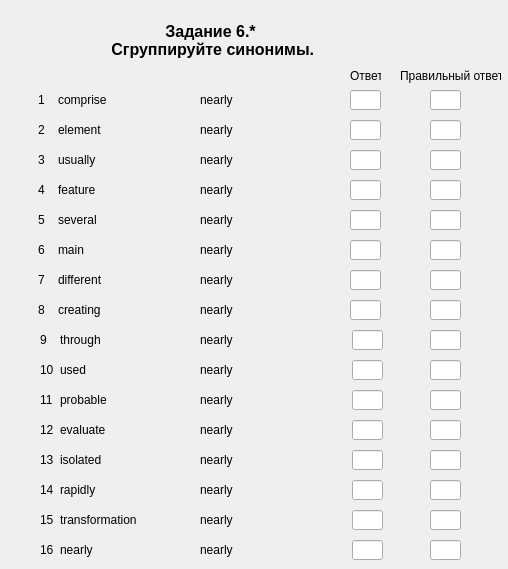
<?xml version="1.0" encoding="UTF-8"?>
<ui version="4.0">
 <class>Zadanie6_part1_var1</class>
 <widget class="QWidget" name="Zadanie6_part1_var1">
  <property name="geometry">
   <rect>
    <x>0</x>
    <y>0</y>
    <width>508</width>
    <height>569</height>
   </rect>
  </property>
  <property name="windowTitle">
   <string>Form</string>
  </property>
  <widget class="QLabel" name="label_title">
   <property name="geometry">
    <rect>
     <x>20</x>
     <y>20</y>
     <width>381</width>
     <height>41</height>
    </rect>
   </property>
   <property name="font">
    <font>
     <pointsize>12</pointsize>
     <weight>75</weight>
     <bold>true</bold>
     <strikeout>false</strikeout>
    </font>
   </property>
   <property name="cursor">
    <cursorShape>ArrowCursor</cursorShape>
   </property>
   <property name="text">
    <string>Задание 6.*
 Сгруппируйте синонимы.</string>
   </property>
   <property name="textFormat">
    <enum>Qt::AutoText</enum>
   </property>
   <property name="alignment">
    <set>Qt::AlignCenter</set>
   </property>
  </widget>
  <widget class="QLineEdit" name="lineEdit_answer_12">
   <property name="geometry">
    <rect>
     <x>352</x>
     <y>420</y>
     <width>31</width>
     <height>20</height>
    </rect>
   </property>
  </widget>
  <widget class="QLabel" name="label_number_11">
   <property name="geometry">
    <rect>
     <x>40</x>
     <y>390</y>
     <width>16</width>
     <height>20</height>
    </rect>
   </property>
   <property name="text">
    <string>11</string>
   </property>
  </widget>
  <widget class="QLabel" name="label_word_5">
   <property name="geometry">
    <rect>
     <x>58</x>
     <y>210</y>
     <width>81</width>
     <height>20</height>
    </rect>
   </property>
   <property name="text">
    <string>several</string>
   </property>
  </widget>
  <widget class="QLineEdit" name="lineEdit_answer_10">
   <property name="geometry">
    <rect>
     <x>352</x>
     <y>360</y>
     <width>31</width>
     <height>20</height>
    </rect>
   </property>
  </widget>
  <widget class="QLabel" name="label_number_8">
   <property name="geometry">
    <rect>
     <x>38</x>
     <y>300</y>
     <width>16</width>
     <height>20</height>
    </rect>
   </property>
   <property name="text">
    <string>8</string>
   </property>
  </widget>
  <widget class="QLineEdit" name="lineEdit_answer_3">
   <property name="geometry">
    <rect>
     <x>350</x>
     <y>150</y>
     <width>31</width>
     <height>20</height>
    </rect>
   </property>
  </widget>
  <widget class="QLabel" name="label_number_15">
   <property name="geometry">
    <rect>
     <x>40</x>
     <y>510</y>
     <width>16</width>
     <height>20</height>
    </rect>
   </property>
   <property name="text">
    <string>15</string>
   </property>
  </widget>
  <widget class="QLineEdit" name="lineEdit_answer_11">
   <property name="geometry">
    <rect>
     <x>352</x>
     <y>390</y>
     <width>31</width>
     <height>20</height>
    </rect>
   </property>
  </widget>
  <widget class="QLabel" name="label_number_10">
   <property name="geometry">
    <rect>
     <x>40</x>
     <y>360</y>
     <width>16</width>
     <height>20</height>
    </rect>
   </property>
   <property name="text">
    <string>10</string>
   </property>
  </widget>
  <widget class="QLabel" name="label_word_9">
   <property name="geometry">
    <rect>
     <x>60</x>
     <y>330</y>
     <width>81</width>
     <height>20</height>
    </rect>
   </property>
   <property name="text">
    <string>through</string>
   </property>
  </widget>
  <widget class="QLabel" name="label_number_1">
   <property name="geometry">
    <rect>
     <x>38</x>
     <y>90</y>
     <width>16</width>
     <height>20</height>
    </rect>
   </property>
   <property name="text">
    <string>1</string>
   </property>
  </widget>
  <widget class="QLineEdit" name="lineEdit_answer_6">
   <property name="geometry">
    <rect>
     <x>350</x>
     <y>240</y>
     <width>31</width>
     <height>20</height>
    </rect>
   </property>
  </widget>
  <widget class="QLabel" name="label_number_12">
   <property name="geometry">
    <rect>
     <x>40</x>
     <y>420</y>
     <width>16</width>
     <height>20</height>
    </rect>
   </property>
   <property name="text">
    <string>12</string>
   </property>
  </widget>
  <widget class="QLabel" name="label_word_14">
   <property name="geometry">
    <rect>
     <x>60</x>
     <y>480</y>
     <width>81</width>
     <height>20</height>
    </rect>
   </property>
   <property name="text">
    <string>rapidly</string>
   </property>
  </widget>
  <widget class="QLineEdit" name="lineEdit_answer_8">
   <property name="geometry">
    <rect>
     <x>350</x>
     <y>300</y>
     <width>31</width>
     <height>20</height>
    </rect>
   </property>
  </widget>
  <widget class="QLabel" name="label_number_14">
   <property name="geometry">
    <rect>
     <x>40</x>
     <y>480</y>
     <width>16</width>
     <height>20</height>
    </rect>
   </property>
   <property name="text">
    <string>14</string>
   </property>
  </widget>
  <widget class="QLabel" name="label_number_4">
   <property name="geometry">
    <rect>
     <x>38</x>
     <y>180</y>
     <width>16</width>
     <height>20</height>
    </rect>
   </property>
   <property name="text">
    <string>4</string>
   </property>
  </widget>
  <widget class="QLabel" name="label_word_3">
   <property name="geometry">
    <rect>
     <x>58</x>
     <y>150</y>
     <width>81</width>
     <height>20</height>
    </rect>
   </property>
   <property name="text">
    <string>usually</string>
   </property>
  </widget>
  <widget class="QLabel" name="label_word_4">
   <property name="geometry">
    <rect>
     <x>58</x>
     <y>180</y>
     <width>81</width>
     <height>20</height>
    </rect>
   </property>
   <property name="text">
    <string>feature</string>
   </property>
  </widget>
  <widget class="QLabel" name="label_word_13">
   <property name="geometry">
    <rect>
     <x>60</x>
     <y>450</y>
     <width>81</width>
     <height>20</height>
    </rect>
   </property>
   <property name="text">
    <string>isolated</string>
   </property>
  </widget>
  <widget class="QLineEdit" name="lineEdit_answer_9">
   <property name="geometry">
    <rect>
     <x>352</x>
     <y>330</y>
     <width>31</width>
     <height>20</height>
    </rect>
   </property>
  </widget>
  <widget class="QLabel" name="label_word_1">
   <property name="geometry">
    <rect>
     <x>58</x>
     <y>90</y>
     <width>81</width>
     <height>20</height>
    </rect>
   </property>
   <property name="text">
    <string>comprise</string>
   </property>
  </widget>
  <widget class="QLabel" name="label_number_9">
   <property name="geometry">
    <rect>
     <x>40</x>
     <y>330</y>
     <width>16</width>
     <height>20</height>
    </rect>
   </property>
   <property name="text">
    <string>9</string>
   </property>
  </widget>
  <widget class="QLabel" name="label_word_8">
   <property name="geometry">
    <rect>
     <x>58</x>
     <y>300</y>
     <width>81</width>
     <height>20</height>
    </rect>
   </property>
   <property name="text">
    <string>creating</string>
   </property>
  </widget>
  <widget class="QLabel" name="label_word_7">
   <property name="geometry">
    <rect>
     <x>58</x>
     <y>270</y>
     <width>81</width>
     <height>20</height>
    </rect>
   </property>
   <property name="text">
    <string>different</string>
   </property>
  </widget>
  <widget class="QLabel" name="label_word_10">
   <property name="geometry">
    <rect>
     <x>60</x>
     <y>360</y>
     <width>81</width>
     <height>20</height>
    </rect>
   </property>
   <property name="text">
    <string>used</string>
   </property>
  </widget>
  <widget class="QLabel" name="label_word_2">
   <property name="geometry">
    <rect>
     <x>58</x>
     <y>120</y>
     <width>81</width>
     <height>20</height>
    </rect>
   </property>
   <property name="text">
    <string>element</string>
   </property>
  </widget>
  <widget class="QLineEdit" name="lineEdit_answer_4">
   <property name="geometry">
    <rect>
     <x>350</x>
     <y>180</y>
     <width>31</width>
     <height>20</height>
    </rect>
   </property>
  </widget>
  <widget class="QLineEdit" name="lineEdit_answer_14">
   <property name="geometry">
    <rect>
     <x>352</x>
     <y>480</y>
     <width>31</width>
     <height>20</height>
    </rect>
   </property>
  </widget>
  <widget class="QLineEdit" name="lineEdit_answer_2">
   <property name="geometry">
    <rect>
     <x>350</x>
     <y>120</y>
     <width>31</width>
     <height>20</height>
    </rect>
   </property>
  </widget>
  <widget class="QLabel" name="label_word_15">
   <property name="geometry">
    <rect>
     <x>60</x>
     <y>510</y>
     <width>81</width>
     <height>20</height>
    </rect>
   </property>
   <property name="text">
    <string>transformation</string>
   </property>
  </widget>
  <widget class="QLabel" name="label_number_6">
   <property name="geometry">
    <rect>
     <x>38</x>
     <y>240</y>
     <width>16</width>
     <height>20</height>
    </rect>
   </property>
   <property name="text">
    <string>6</string>
   </property>
  </widget>
  <widget class="QLineEdit" name="lineEdit_answer_7">
   <property name="geometry">
    <rect>
     <x>350</x>
     <y>270</y>
     <width>31</width>
     <height>20</height>
    </rect>
   </property>
  </widget>
  <widget class="QLabel" name="label_number_7">
   <property name="geometry">
    <rect>
     <x>38</x>
     <y>270</y>
     <width>16</width>
     <height>20</height>
    </rect>
   </property>
   <property name="text">
    <string>7</string>
   </property>
  </widget>
  <widget class="QLabel" name="label_word_12">
   <property name="geometry">
    <rect>
     <x>60</x>
     <y>420</y>
     <width>81</width>
     <height>20</height>
    </rect>
   </property>
   <property name="text">
    <string>evaluate</string>
   </property>
  </widget>
  <widget class="QLabel" name="label_number_13">
   <property name="geometry">
    <rect>
     <x>40</x>
     <y>450</y>
     <width>16</width>
     <height>20</height>
    </rect>
   </property>
   <property name="text">
    <string>13</string>
   </property>
  </widget>
  <widget class="QLineEdit" name="lineEdit_answer_1">
   <property name="geometry">
    <rect>
     <x>350</x>
     <y>90</y>
     <width>31</width>
     <height>20</height>
    </rect>
   </property>
   <property name="text">
    <string/>
   </property>
  </widget>
  <widget class="QLineEdit" name="lineEdit_answer_13">
   <property name="geometry">
    <rect>
     <x>352</x>
     <y>450</y>
     <width>31</width>
     <height>20</height>
    </rect>
   </property>
  </widget>
  <widget class="QLineEdit" name="lineEdit_answer_15">
   <property name="geometry">
    <rect>
     <x>352</x>
     <y>510</y>
     <width>31</width>
     <height>20</height>
    </rect>
   </property>
  </widget>
  <widget class="QLabel" name="label_number_2">
   <property name="geometry">
    <rect>
     <x>38</x>
     <y>120</y>
     <width>16</width>
     <height>20</height>
    </rect>
   </property>
   <property name="text">
    <string>2</string>
   </property>
  </widget>
  <widget class="QLabel" name="label_number_5">
   <property name="geometry">
    <rect>
     <x>38</x>
     <y>210</y>
     <width>16</width>
     <height>20</height>
    </rect>
   </property>
   <property name="text">
    <string>5</string>
   </property>
  </widget>
  <widget class="QLabel" name="label_number_3">
   <property name="geometry">
    <rect>
     <x>38</x>
     <y>150</y>
     <width>16</width>
     <height>20</height>
    </rect>
   </property>
   <property name="text">
    <string>3</string>
   </property>
  </widget>
  <widget class="QLabel" name="label_word_6">
   <property name="geometry">
    <rect>
     <x>58</x>
     <y>240</y>
     <width>81</width>
     <height>20</height>
    </rect>
   </property>
   <property name="text">
    <string>main</string>
   </property>
  </widget>
  <widget class="QLabel" name="label_word_11">
   <property name="geometry">
    <rect>
     <x>60</x>
     <y>390</y>
     <width>81</width>
     <height>20</height>
    </rect>
   </property>
   <property name="text">
    <string>probable</string>
   </property>
  </widget>
  <widget class="QLineEdit" name="lineEdit_answer_5">
   <property name="geometry">
    <rect>
     <x>350</x>
     <y>210</y>
     <width>31</width>
     <height>20</height>
    </rect>
   </property>
  </widget>
  <widget class="QLineEdit" name="lineEdit_answer_16">
   <property name="geometry">
    <rect>
     <x>352</x>
     <y>540</y>
     <width>31</width>
     <height>20</height>
    </rect>
   </property>
  </widget>
  <widget class="QLabel" name="label_number_16">
   <property name="geometry">
    <rect>
     <x>40</x>
     <y>540</y>
     <width>16</width>
     <height>20</height>
    </rect>
   </property>
   <property name="text">
    <string>16</string>
   </property>
  </widget>
  <widget class="QLabel" name="label_word_16">
   <property name="geometry">
    <rect>
     <x>60</x>
     <y>540</y>
     <width>81</width>
     <height>20</height>
    </rect>
   </property>
   <property name="text">
    <string>nearly</string>
   </property>
  </widget>
  <widget class="QLineEdit" name="lineEdit_answer_17">
   <property name="geometry">
    <rect>
     <x>430</x>
     <y>90</y>
     <width>31</width>
     <height>20</height>
    </rect>
   </property>
   <property name="text">
    <string/>
   </property>
  </widget>
  <widget class="QLineEdit" name="lineEdit_answer_18">
   <property name="geometry">
    <rect>
     <x>430</x>
     <y>120</y>
     <width>31</width>
     <height>20</height>
    </rect>
   </property>
   <property name="text">
    <string/>
   </property>
  </widget>
  <widget class="QLineEdit" name="lineEdit_answer_19">
   <property name="geometry">
    <rect>
     <x>430</x>
     <y>150</y>
     <width>31</width>
     <height>20</height>
    </rect>
   </property>
   <property name="text">
    <string/>
   </property>
  </widget>
  <widget class="QLineEdit" name="lineEdit_answer_20">
   <property name="geometry">
    <rect>
     <x>430</x>
     <y>180</y>
     <width>31</width>
     <height>20</height>
    </rect>
   </property>
   <property name="text">
    <string/>
   </property>
  </widget>
  <widget class="QLineEdit" name="lineEdit_answer_21">
   <property name="geometry">
    <rect>
     <x>430</x>
     <y>210</y>
     <width>31</width>
     <height>20</height>
    </rect>
   </property>
   <property name="text">
    <string/>
   </property>
  </widget>
  <widget class="QLineEdit" name="lineEdit_answer_22">
   <property name="geometry">
    <rect>
     <x>430</x>
     <y>240</y>
     <width>31</width>
     <height>20</height>
    </rect>
   </property>
   <property name="text">
    <string/>
   </property>
  </widget>
  <widget class="QLineEdit" name="lineEdit_answer_23">
   <property name="geometry">
    <rect>
     <x>430</x>
     <y>270</y>
     <width>31</width>
     <height>20</height>
    </rect>
   </property>
   <property name="text">
    <string/>
   </property>
  </widget>
  <widget class="QLineEdit" name="lineEdit_answer_24">
   <property name="geometry">
    <rect>
     <x>430</x>
     <y>300</y>
     <width>31</width>
     <height>20</height>
    </rect>
   </property>
   <property name="text">
    <string/>
   </property>
  </widget>
  <widget class="QLineEdit" name="lineEdit_answer_25">
   <property name="geometry">
    <rect>
     <x>430</x>
     <y>330</y>
     <width>31</width>
     <height>20</height>
    </rect>
   </property>
   <property name="text">
    <string/>
   </property>
  </widget>
  <widget class="QLineEdit" name="lineEdit_answer_26">
   <property name="geometry">
    <rect>
     <x>430</x>
     <y>360</y>
     <width>31</width>
     <height>20</height>
    </rect>
   </property>
   <property name="text">
    <string/>
   </property>
  </widget>
  <widget class="QLineEdit" name="lineEdit_answer_27">
   <property name="geometry">
    <rect>
     <x>430</x>
     <y>390</y>
     <width>31</width>
     <height>20</height>
    </rect>
   </property>
   <property name="text">
    <string/>
   </property>
  </widget>
  <widget class="QLineEdit" name="lineEdit_answer_28">
   <property name="geometry">
    <rect>
     <x>430</x>
     <y>420</y>
     <width>31</width>
     <height>20</height>
    </rect>
   </property>
   <property name="text">
    <string/>
   </property>
  </widget>
  <widget class="QLineEdit" name="lineEdit_answer_29">
   <property name="geometry">
    <rect>
     <x>430</x>
     <y>450</y>
     <width>31</width>
     <height>20</height>
    </rect>
   </property>
   <property name="text">
    <string/>
   </property>
  </widget>
  <widget class="QLineEdit" name="lineEdit_answer_30">
   <property name="geometry">
    <rect>
     <x>430</x>
     <y>480</y>
     <width>31</width>
     <height>20</height>
    </rect>
   </property>
   <property name="text">
    <string/>
   </property>
  </widget>
  <widget class="QLineEdit" name="lineEdit_answer_31">
   <property name="geometry">
    <rect>
     <x>430</x>
     <y>510</y>
     <width>31</width>
     <height>20</height>
    </rect>
   </property>
   <property name="text">
    <string/>
   </property>
  </widget>
  <widget class="QLineEdit" name="lineEdit_answer_32">
   <property name="geometry">
    <rect>
     <x>430</x>
     <y>540</y>
     <width>31</width>
     <height>20</height>
    </rect>
   </property>
   <property name="text">
    <string/>
   </property>
  </widget>
  <widget class="QLabel" name="label_2">
   <property name="geometry">
    <rect>
     <x>350</x>
     <y>60</y>
     <width>31</width>
     <height>31</height>
    </rect>
   </property>
   <property name="text">
    <string>Ответ</string>
   </property>
  </widget>
  <widget class="QLabel" name="label">
   <property name="geometry">
    <rect>
     <x>400</x>
     <y>60</y>
     <width>101</width>
     <height>31</height>
    </rect>
   </property>
   <property name="text">
    <string>Правильный ответ</string>
   </property>
  </widget>
  <widget class="QLabel" name="label_word_17">
   <property name="geometry">
    <rect>
     <x>200</x>
     <y>90</y>
     <width>131</width>
     <height>20</height>
    </rect>
   </property>
   <property name="text">
    <string>nearly</string>
   </property>
  </widget>
  <widget class="QLabel" name="label_word_18">
   <property name="geometry">
    <rect>
     <x>200</x>
     <y>120</y>
     <width>121</width>
     <height>20</height>
    </rect>
   </property>
   <property name="text">
    <string>nearly</string>
   </property>
  </widget>
  <widget class="QLabel" name="label_word_19">
   <property name="geometry">
    <rect>
     <x>200</x>
     <y>150</y>
     <width>121</width>
     <height>20</height>
    </rect>
   </property>
   <property name="text">
    <string>nearly</string>
   </property>
  </widget>
  <widget class="QLabel" name="label_word_20">
   <property name="geometry">
    <rect>
     <x>200</x>
     <y>180</y>
     <width>121</width>
     <height>20</height>
    </rect>
   </property>
   <property name="text">
    <string>nearly</string>
   </property>
  </widget>
  <widget class="QLabel" name="label_word_21">
   <property name="geometry">
    <rect>
     <x>200</x>
     <y>210</y>
     <width>121</width>
     <height>20</height>
    </rect>
   </property>
   <property name="text">
    <string>nearly</string>
   </property>
  </widget>
  <widget class="QLabel" name="label_word_22">
   <property name="geometry">
    <rect>
     <x>200</x>
     <y>240</y>
     <width>131</width>
     <height>20</height>
    </rect>
   </property>
   <property name="text">
    <string>nearly</string>
   </property>
  </widget>
  <widget class="QLabel" name="label_word_23">
   <property name="geometry">
    <rect>
     <x>200</x>
     <y>270</y>
     <width>131</width>
     <height>20</height>
    </rect>
   </property>
   <property name="text">
    <string>nearly</string>
   </property>
  </widget>
  <widget class="QLabel" name="label_word_24">
   <property name="geometry">
    <rect>
     <x>200</x>
     <y>300</y>
     <width>131</width>
     <height>20</height>
    </rect>
   </property>
   <property name="text">
    <string>nearly</string>
   </property>
  </widget>
  <widget class="QLabel" name="label_word_25">
   <property name="geometry">
    <rect>
     <x>200</x>
     <y>330</y>
     <width>131</width>
     <height>20</height>
    </rect>
   </property>
   <property name="text">
    <string>nearly</string>
   </property>
  </widget>
  <widget class="QLabel" name="label_word_26">
   <property name="geometry">
    <rect>
     <x>200</x>
     <y>360</y>
     <width>131</width>
     <height>20</height>
    </rect>
   </property>
   <property name="text">
    <string>nearly</string>
   </property>
  </widget>
  <widget class="QLabel" name="label_word_27">
   <property name="geometry">
    <rect>
     <x>200</x>
     <y>390</y>
     <width>121</width>
     <height>20</height>
    </rect>
   </property>
   <property name="text">
    <string>nearly</string>
   </property>
  </widget>
  <widget class="QLabel" name="label_word_28">
   <property name="geometry">
    <rect>
     <x>200</x>
     <y>420</y>
     <width>131</width>
     <height>20</height>
    </rect>
   </property>
   <property name="text">
    <string>nearly</string>
   </property>
  </widget>
  <widget class="QLabel" name="label_word_29">
   <property name="geometry">
    <rect>
     <x>200</x>
     <y>450</y>
     <width>131</width>
     <height>20</height>
    </rect>
   </property>
   <property name="text">
    <string>nearly</string>
   </property>
  </widget>
  <widget class="QLabel" name="label_word_30">
   <property name="geometry">
    <rect>
     <x>200</x>
     <y>480</y>
     <width>121</width>
     <height>20</height>
    </rect>
   </property>
   <property name="text">
    <string>nearly</string>
   </property>
  </widget>
  <widget class="QLabel" name="label_word_31">
   <property name="geometry">
    <rect>
     <x>200</x>
     <y>510</y>
     <width>131</width>
     <height>20</height>
    </rect>
   </property>
   <property name="text">
    <string>nearly</string>
   </property>
  </widget>
  <widget class="QLabel" name="label_word_32">
   <property name="geometry">
    <rect>
     <x>200</x>
     <y>540</y>
     <width>131</width>
     <height>20</height>
    </rect>
   </property>
   <property name="text">
    <string>nearly</string>
   </property>
  </widget>
  <widget class="QLabel" name="label_img">
   <property name="geometry">
    <rect>
     <x>0</x>
     <y>0</y>
     <width>511</width>
     <height>571</height>
    </rect>
   </property>
   <property name="text">
    <string/>
   </property>
   <property name="pixmap">
    <pixmap>../../../img/for_test3.jpg</pixmap>
   </property>
  </widget>
  <zorder>label_img</zorder>
  <zorder>label_title</zorder>
  <zorder>lineEdit_answer_12</zorder>
  <zorder>label_number_11</zorder>
  <zorder>label_word_5</zorder>
  <zorder>lineEdit_answer_10</zorder>
  <zorder>label_number_8</zorder>
  <zorder>lineEdit_answer_3</zorder>
  <zorder>label_number_15</zorder>
  <zorder>lineEdit_answer_11</zorder>
  <zorder>label_number_10</zorder>
  <zorder>label_word_9</zorder>
  <zorder>label_number_1</zorder>
  <zorder>lineEdit_answer_6</zorder>
  <zorder>label_number_12</zorder>
  <zorder>label_word_14</zorder>
  <zorder>lineEdit_answer_8</zorder>
  <zorder>label_number_14</zorder>
  <zorder>label_number_4</zorder>
  <zorder>label_word_3</zorder>
  <zorder>label_word_4</zorder>
  <zorder>label_word_13</zorder>
  <zorder>lineEdit_answer_9</zorder>
  <zorder>label_word_1</zorder>
  <zorder>label_number_9</zorder>
  <zorder>label_word_8</zorder>
  <zorder>label_word_7</zorder>
  <zorder>label_word_10</zorder>
  <zorder>label_word_2</zorder>
  <zorder>lineEdit_answer_4</zorder>
  <zorder>lineEdit_answer_14</zorder>
  <zorder>lineEdit_answer_2</zorder>
  <zorder>label_word_15</zorder>
  <zorder>label_number_6</zorder>
  <zorder>lineEdit_answer_7</zorder>
  <zorder>label_number_7</zorder>
  <zorder>label_word_12</zorder>
  <zorder>label_number_13</zorder>
  <zorder>lineEdit_answer_1</zorder>
  <zorder>lineEdit_answer_13</zorder>
  <zorder>lineEdit_answer_15</zorder>
  <zorder>label_number_2</zorder>
  <zorder>label_number_5</zorder>
  <zorder>label_number_3</zorder>
  <zorder>label_word_6</zorder>
  <zorder>label_word_11</zorder>
  <zorder>lineEdit_answer_5</zorder>
  <zorder>lineEdit_answer_16</zorder>
  <zorder>label_number_16</zorder>
  <zorder>label_word_16</zorder>
  <zorder>lineEdit_answer_17</zorder>
  <zorder>lineEdit_answer_18</zorder>
  <zorder>lineEdit_answer_19</zorder>
  <zorder>lineEdit_answer_20</zorder>
  <zorder>lineEdit_answer_21</zorder>
  <zorder>lineEdit_answer_22</zorder>
  <zorder>lineEdit_answer_23</zorder>
  <zorder>lineEdit_answer_24</zorder>
  <zorder>lineEdit_answer_25</zorder>
  <zorder>lineEdit_answer_26</zorder>
  <zorder>lineEdit_answer_27</zorder>
  <zorder>lineEdit_answer_28</zorder>
  <zorder>lineEdit_answer_29</zorder>
  <zorder>lineEdit_answer_30</zorder>
  <zorder>lineEdit_answer_31</zorder>
  <zorder>lineEdit_answer_32</zorder>
  <zorder>label_2</zorder>
  <zorder>label</zorder>
  <zorder>label_word_17</zorder>
  <zorder>label_word_18</zorder>
  <zorder>label_word_19</zorder>
  <zorder>label_word_20</zorder>
  <zorder>label_word_21</zorder>
  <zorder>label_word_22</zorder>
  <zorder>label_word_23</zorder>
  <zorder>label_word_24</zorder>
  <zorder>label_word_25</zorder>
  <zorder>label_word_26</zorder>
  <zorder>label_word_27</zorder>
  <zorder>label_word_28</zorder>
  <zorder>label_word_29</zorder>
  <zorder>label_word_30</zorder>
  <zorder>label_word_31</zorder>
  <zorder>label_word_32</zorder>
 </widget>
 <resources/>
 <connections/>
</ui>
